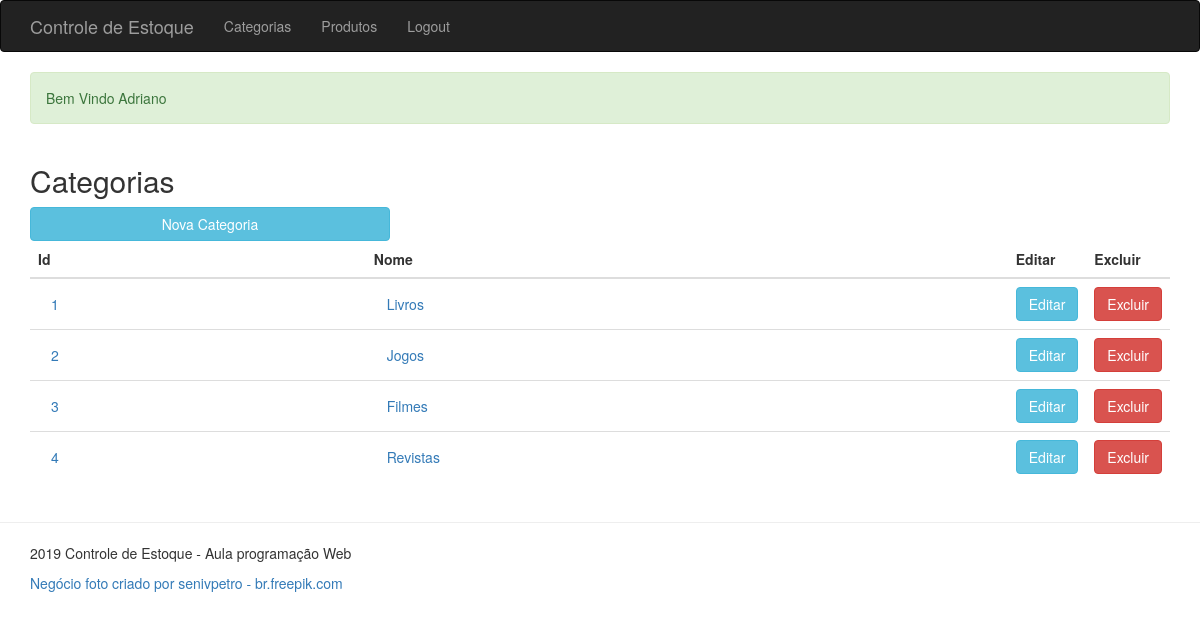
Screenshot of /categorias.php (signed in) with the database file from the repository.
### tables this page shows
CREATE TABLE `categorias` (
  `id` int(11) NOT NULL AUTO_INCREMENT,
  `nome` varchar(50) NOT NULL,
  PRIMARY KEY (`id`)
);

### classes/Categoria.php (called while the page is built, shortened)
<?php
class Categoria
{
    public function listar()
    {
        $query = "SELECT id, nome FROM categorias";
        $conexao = Conexao::getConnect();
        $resultado = $conexao->query($query);
        $lista = $resultado->fetchAll();
        return $lista;
    }
}

### categorias.php (the view, shortened to what this page needs)
<?php require_once 'cabecalho.php' ?>
<?php require_once 'funcoes/mostra-alerta.php'?>
<div class="container">
    <div class="row">
        <div class="col-md-12">
            <h2>Categorias</h2>
        </div>
    </div>
    <div class="row">
        <div class="col-md-4">
            <a href="categorias-criar.php" class="btn btn-info btn-block">Nova Categoria</a>
        </div>
    </div>
    <?php
        try {
             $categoria = new Categoria();
             $nomes = $categoria->listar();
        } catch (Exception $e) {
            Erro::trataErro($e);
        }
    ?>
    <div class="row">
        <div class="col-md-12">
            <table class="table">
                <thead>
                    <tr>
                        <th>Id</th>
                        <th>Nome</th>
                        <th class="acao">Editar</th>
                        <th class="acao">Excluir</th>
                    </tr>
                </thead>
                <tbody>
                    <?php foreach($nomes AS $nome) : ?>
                        <tr>
                            <td><a href="categorias-detalhe.php?id=<?= $nome['id']?>" class="btn btn-link"><?= $nome['id'] ?></a>
                            </td>
                            <td><a href="categorias-detalhe.php?id=<?= $nome['id']?>" class="btn btn-link"><?= $nome['nome'] ?></a>
                            </td>
                            <td><a href="categorias-editar.php?id=<?= $nome['id']?>"
                                    class="btn btn-info">Editar</a></td>
                            <td><a href="categoria-excluir-post.php?id=<?= $nome['id'] ?>"
                                    class="btn btn-danger">Excluir</a></td>
                        </tr>
                    <?php endforeach ?>
                </tbody>
            </table>
        </div>
    </div>
</div>
<?php require_once 'rodape.php'?>

### assets/css/app.css (style rules this page uses)
.table th+.acao { width: 50px; }

### rows the page displays
categorias: id "1", nome "Livros"
categorias: id "2", nome "Jogos"
categorias: id "3", nome "Filmes"
categorias: id "4", nome "Revistas"

### other values shown
$_SESSION['success'] "Bem Vindo Adriano"
